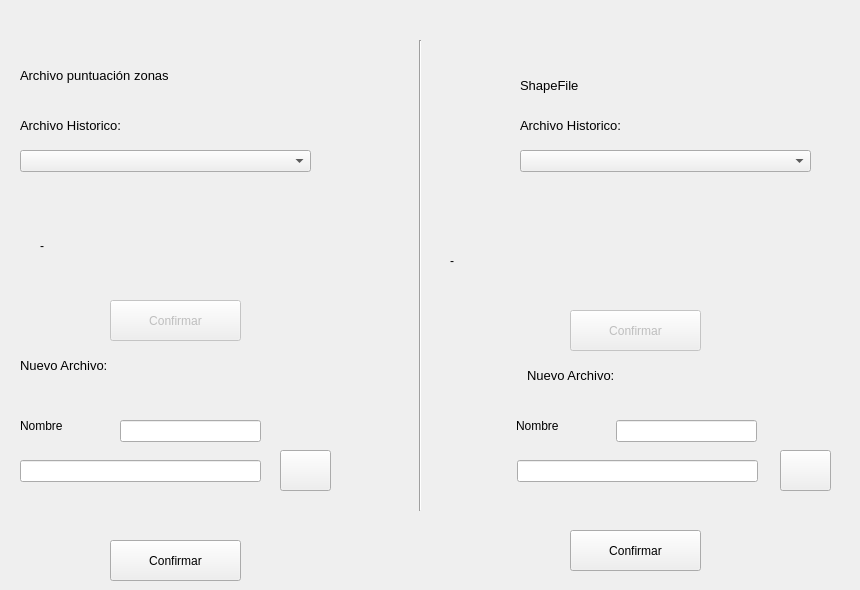
        <widget class="QWidget" name="tab_archivos">
         <attribute name="title">
          <string>CARGAR ARCHIVOS</string>
         </attribute>
         <widget class="QLabel" name="label_9">
          <property name="geometry">
           <rect>
            <x>20</x>
            <y>60</y>
            <width>201</width>
            <height>31</height>
           </rect>
          </property>
          <property name="font">
           <font>
            <pointsize>10</pointsize>
           </font>
          </property>
          <property name="text">
           <string>Archivo puntuación zonas</string>
          </property>
         </widget>
         <widget class="QPushButton" name="bt_confirmarPuntuacion">
          <property name="geometry">
           <rect>
            <x>110</x>
            <y>540</y>
            <width>131</width>
            <height>41</height>
           </rect>
          </property>
          <property name="text">
           <string>Confirmar</string>
          </property>
         </widget>
         <widget class="QComboBox" name="cb_puntuacion">
          <property name="geometry">
           <rect>
            <x>20</x>
            <y>150</y>
            <width>291</width>
            <height>22</height>
           </rect>
          </property>
          <property name="toolTip">
           <string>Cargar archivo introducido anteriormente</string>
          </property>
         </widget>
         <widget class="QLabel" name="label_52">
          <property name="geometry">
           <rect>
            <x>20</x>
            <y>110</y>
            <width>201</width>
            <height>31</height>
           </rect>
          </property>
          <property name="font">
           <font>
            <pointsize>10</pointsize>
           </font>
          </property>
          <property name="text">
           <string>Archivo Historico:</string>
          </property>
         </widget>
         <widget class="QLabel" name="lb_estadoPuntuacion">
          <property name="geometry">
           <rect>
            <x>250</x>
            <y>50</y>
            <width>51</width>
            <height>51</height>
           </rect>
          </property>
          <property name="text">
           <string/>
          </property>
          <property name="pixmap">
           <pixmap>../Imagenes/cancel.png</pixmap>
          </property>
         </widget>
         <widget class="QLabel" name="label_50">
          <property name="geometry">
           <rect>
            <x>20</x>
            <y>350</y>
            <width>201</width>
            <height>31</height>
           </rect>
          </property>
          <property name="font">
           <font>
            <pointsize>10</pointsize>
           </font>
          </property>
          <property name="text">
           <string>Nuevo Archivo:</string>
          </property>
         </widget>
         <widget class="QLineEdit" name="ln_puntuacion">
          <property name="geometry">
           <rect>
            <x>20</x>
            <y>460</y>
            <width>241</width>
            <height>22</height>
           </rect>
          </property>
          <property name="toolTip">
           <string>Introducir ruta archivo</string>
          </property>
         </widget>
         <widget class="QPushButton" name="bt_exp_WEIGH">
          <property name="geometry">
           <rect>
            <x>280</x>
            <y>450</y>
            <width>51</width>
            <height>41</height>
           </rect>
          </property>
          <property name="toolTip">
           <string>Abrir explorador de archivos</string>
          </property>
          <property name="text">
           <string/>
          </property>
          <property name="icon">
           <iconset>
            <normaloff>../Imagenes/file_explorer.png</normaloff>../Imagenes/file_explorer.png</iconset>
          </property>
         </widget>
         <widget class="QComboBox" name="cb_shape">
          <property name="geometry">
           <rect>
            <x>520</x>
            <y>150</y>
            <width>291</width>
            <height>22</height>
           </rect>
          </property>
          <property name="toolTip">
           <string>Cargar archivo introducido anteriormente</string>
          </property>
         </widget>
         <widget class="QLabel" name="label_53">
          <property name="geometry">
           <rect>
            <x>520</x>
            <y>110</y>
            <width>201</width>
            <height>31</height>
           </rect>
          </property>
          <property name="font">
           <font>
            <pointsize>10</pointsize>
           </font>
          </property>
          <property name="text">
           <string>Archivo Historico:</string>
          </property>
         </widget>
         <widget class="QLabel" name="label_10">
          <property name="geometry">
           <rect>
            <x>520</x>
            <y>70</y>
            <width>81</width>
            <height>31</height>
           </rect>
          </property>
          <property name="font">
           <font>
            <pointsize>10</pointsize>
           </font>
          </property>
          <property name="text">
           <string>ShapeFile</string>
          </property>
         </widget>
         <widget class="QLabel" name="lb_estadoShape">
          <property name="geometry">
           <rect>
            <x>790</x>
            <y>60</y>
            <width>51</width>
            <height>51</height>
           </rect>
          </property>
          <property name="text">
           <string/>
          </property>
          <property name="pixmap">
           <pixmap>../Imagenes/cancel.png</pixmap>
          </property>
         </widget>
         <widget class="QLabel" name="label_51">
          <property name="geometry">
           <rect>
            <x>527</x>
            <y>360</y>
            <width>201</width>
            <height>31</height>
           </rect>
          </property>
          <property name="font">
           <font>
            <pointsize>10</pointsize>
           </font>
          </property>
          <property name="text">
           <string>Nuevo Archivo:</string>
          </property>
         </widget>
         <widget class="QLineEdit" name="ln_shape">
          <property name="geometry">
           <rect>
            <x>517</x>
            <y>460</y>
            <width>241</width>
            <height>22</height>
           </rect>
          </property>
          <property name="toolTip">
           <string>Introducir ruta archivo</string>
          </property>
         </widget>
         <widget class="QPushButton" name="bt_exp_SHAPE">
          <property name="geometry">
           <rect>
            <x>780</x>
            <y>450</y>
            <width>51</width>
            <height>41</height>
           </rect>
          </property>
          <property name="toolTip">
           <string>Abrir explorador de archivos</string>
          </property>
          <property name="text">
           <string/>
          </property>
          <property name="icon">
           <iconset>
            <normaloff>../Imagenes/file_explorer.png</normaloff>../Imagenes/file_explorer.png</iconset>
          </property>
         </widget>
         <widget class="QPushButton" name="bt_confirmarShape">
          <property name="geometry">
           <rect>
            <x>570</x>
            <y>530</y>
            <width>131</width>
            <height>41</height>
           </rect>
          </property>
          <property name="text">
           <string>Confirmar</string>
          </property>
         </widget>
         <widget class="Line" name="line_3">
          <property name="geometry">
           <rect>
            <x>410</x>
            <y>40</y>
            <width>20</width>
            <height>471</height>
           </rect>
          </property>
          <property name="orientation">
           <enum>Qt::Vertical</enum>
          </property>
         </widget>
         <widget class="QLabel" name="label_55">
          <property name="geometry">
           <rect>
            <x>20</x>
            <y>410</y>
            <width>91</width>
            <height>31</height>
           </rect>
          </property>
          <property name="font">
           <font>
            <pointsize>9</pointsize>
           </font>
          </property>
          <property name="text">
           <string>Nombre</string>
          </property>
         </widget>
         <widget class="QLineEdit" name="ln_nombrePuntuacion">
          <property name="geometry">
           <rect>
            <x>120</x>
            <y>420</y>
            <width>141</width>
            <height>22</height>
           </rect>
          </property>
          <property name="toolTip">
           <string>Introducir ruta archivo</string>
          </property>
         </widget>
         <widget class="QLabel" name="label_56">
          <property name="geometry">
           <rect>
            <x>516</x>
            <y>410</y>
            <width>91</width>
            <height>31</height>
           </rect>
          </property>
          <property name="font">
           <font>
            <pointsize>9</pointsize>
           </font>
          </property>
          <property name="text">
           <string>Nombre</string>
          </property>
         </widget>
         <widget class="QLineEdit" name="ln_nombreShape">
          <property name="geometry">
           <rect>
            <x>616</x>
            <y>420</y>
            <width>141</width>
            <height>22</height>
           </rect>
          </property>
          <property name="toolTip">
           <string>Introducir ruta archivo</string>
          </property>
         </widget>
         <widget class="QPushButton" name="bt_confirmarPuntuacionHistorico">
          <property name="enabled">
           <bool>false</bool>
          </property>
          <property name="geometry">
           <rect>
            <x>110</x>
            <y>300</y>
            <width>131</width>
            <height>41</height>
           </rect>
          </property>
          <property name="text">
           <string>Confirmar</string>
          </property>
         </widget>
         <widget class="QPushButton" name="bt_confirmarShapeHistorico">
          <property name="enabled">
           <bool>false</bool>
          </property>
          <property name="geometry">
           <rect>
            <x>570</x>
            <y>310</y>
            <width>131</width>
            <height>41</height>
           </rect>
          </property>
          <property name="text">
           <string>Confirmar</string>
          </property>
         </widget>
         <widget class="QLabel" name="lb_directorioWeightHist">
          <property name="geometry">
           <rect>
            <x>40</x>
            <y>235</y>
            <width>361</width>
            <height>21</height>
           </rect>
          </property>
          <property name="font">
           <font>
            <pointsize>9</pointsize>
           </font>
          </property>
          <property name="text">
           <string>-</string>
          </property>
         </widget>
         <widget class="QLabel" name="lb_directorioShapeHist">
          <property name="geometry">
           <rect>
            <x>450</x>
            <y>250</y>
            <width>401</width>
            <height>21</height>
           </rect>
          </property>
          <property name="font">
           <font>
            <pointsize>9</pointsize>
           </font>
          </property>
          <property name="text">
           <string>-</string>
          </property>
         </widget>
        </widget>
